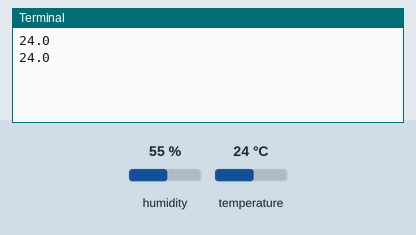
A program run on a simulated Raspberry Pi (BCM pin numbers). On the bench: the last lines printed to the terminal. The inputs (shaded band) are chosen by the test bench; at power-on: temperature 24 °C, humidity 55 %. The clock reads 2024-03-15 10:24:30 at power-on unless the program sets it; random numbers come from a fixed seed; web requests get an empty 200 reply after 0.4 s.

Above: at 1.2 s.
1.3 s: temperature set to 12 °C
At 2.4 s:
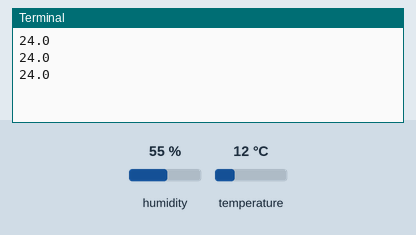
4.4 s: temperature set to 19 °C
At 6.8 s:
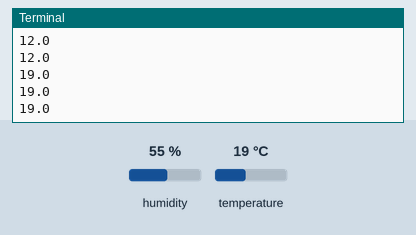
Timing chart, 0 to 8.3 s (numbered marks = the images above; inputs shaded):
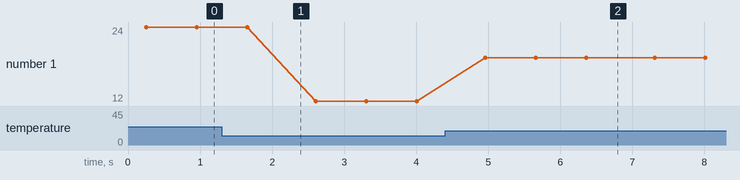

Measured:
- after the input at 4.4 s, the terminal: prints a new line after 0.56 s (image 2)
- plotted number 1: 24 → 12 after the input at 1.3 s, 12 → 19 after the input at 4.4 s

The program:

dht22_reading.py
```python
# Install the following
    # sudo pip3 install adafruit-circuitpython-dht
    # sudo apt-get install libgpiod2
    # sudo apt-get install python-requests
    # sudo apt-get install adafruit_blinka

import time
import board
import random
import requests
import json
from datetime import date

import adafruit_dht #

APIaddress = "http://192.168.50.139:5000"
#DHT Connection pin1= '+', pin2 = GPIO4, pin3 = '-'
dhtDevice = adafruit_dht.DHT22(board.D23)

def randomValue():
    temperature_c = "{0:.2f}".format(random.uniform(29.00, 40.00))
    humidity = "{0:.2f}".format(random.uniform(80.00, 100.00))

    return [temperature_c,humidity]

def readht():

    # Print the values to the serial port
    temperature_c = dhtDevice.temperature
    temperature_f = temperature_c * (9 / 5) + 32
    humidity = dhtDevice.humidity

    return [temperature_c,humidity]

def postData(temperature):
    # post data using request. Other option is using http client

    url = APIaddress + "/api/temperature/add"

    payload = json.dumps({
    "temperature": str(temperature),
    "deviceId": "Raspberry Pi-1",
    "date": str(date.today())
    })
    headers = {
    'Content-Type': 'application/json'
    }

    response = requests.request("POST", url, headers=headers, data=payload)

    #print(response.text)
def updateData(temperature):
    # post data using request. Other option is using http client

    url = "http://192.168.50.198:5000/api/temperature/update/2020001"

    url = APIaddress + "/api/temperature/update/2020001"

    payload = json.dumps({
    "temperature": str(temperature),
    "deviceId": "Raspberry Pi-1",
    "date": str(date.today())
    })
    headers = {
    'Content-Type': 'application/json'
    }

    response = requests.request("PUT", url, headers=headers, data=payload)


while True:
    try:
        data = readht() #[temp, humidity]
        #data = randomValue()
        #print(data)

        print(data[0])
        postData(data[0])

        time.sleep(.3)
    except RuntimeError as error:
        # Errors happen fairly often, DHT's are hard to read, just keep going
        # print(error.args[0])
        continue

    except Exception as error:
        dhtDevice.exit()
        raise error
```
